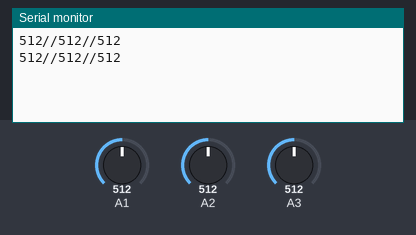
Bench run of a sketch on a simulated Arduino Uno, built with avr-gcc and run on an emulated ATmega328P. On the bench: the last lines printed to the serial monitor. Inputs (shaded band) come from the test bench; at power-on: A1 = 512, A2 = 512, A3 = 512.

Above: at 1.8 s.
1.9 s: A1 set to 716
At 2.8 s:
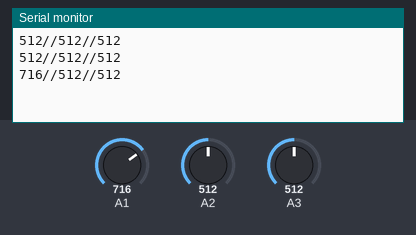
3.4 s: A2 set to 716
At 4.7 s:
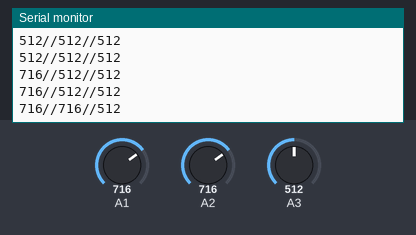
4.9 s: A3 set to 716
At 5.7 s:
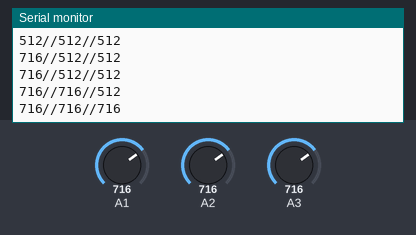
6.4 s: A1 set to 900
At 7.7 s:
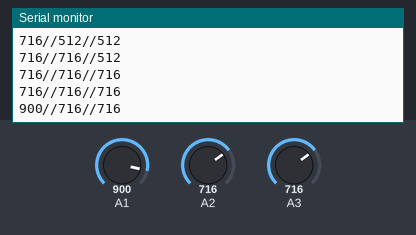
7.9 s: A2 set to 900
At 8.8 s:
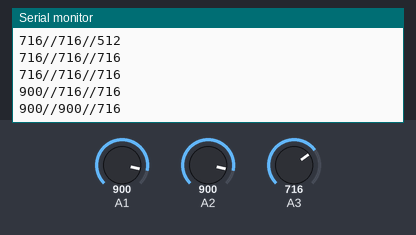
9.4 s: A3 set to 900
At 10.8 s:
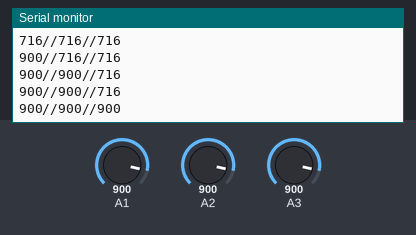
Timing chart, 0 to 11.9 s (numbered marks = the images above; inputs shaded):
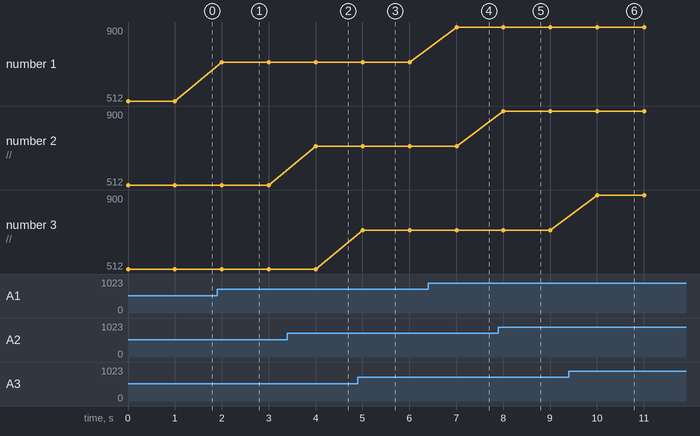

The sketch:

Sensor_Test.ino
```cpp
int val1;
int val2;
int val3;

void setup()
{
  Serial.begin(9600);               // starts the serial monitor
}

void loop()
{
  val1 = analogRead(1);       // reads the value of the sharp sensor
  val2 = analogRead(2);
  val3 = analogRead(3);
  Serial.print(val1);
  Serial.print("//");
  Serial.print(val2);
  Serial.print("//");
  Serial.println(val3);
  delay(1000);                    // wait for this much time before printing next value
}
```

Measured:
- after the input at 1.9 s, the serial monitor: prints a new line after 0.10 s (image 1)
- after the input at 3.4 s, the serial monitor: prints a new line after 0.60 s (image 2)
- after the input at 4.9 s, the serial monitor: prints a new line after 0.10 s (image 3)
- after the input at 6.4 s, the serial monitor: prints a new line after 0.61 s (image 4)
- after the input at 7.9 s, the serial monitor: prints a new line after 0.11 s (image 5)
- after the input at 9.4 s, the serial monitor: prints a new line after 0.61 s (image 6)
- plotted number 1: 512 → 716 after the input at 1.9 s, 716 → 900 after the input at 6.4 s
